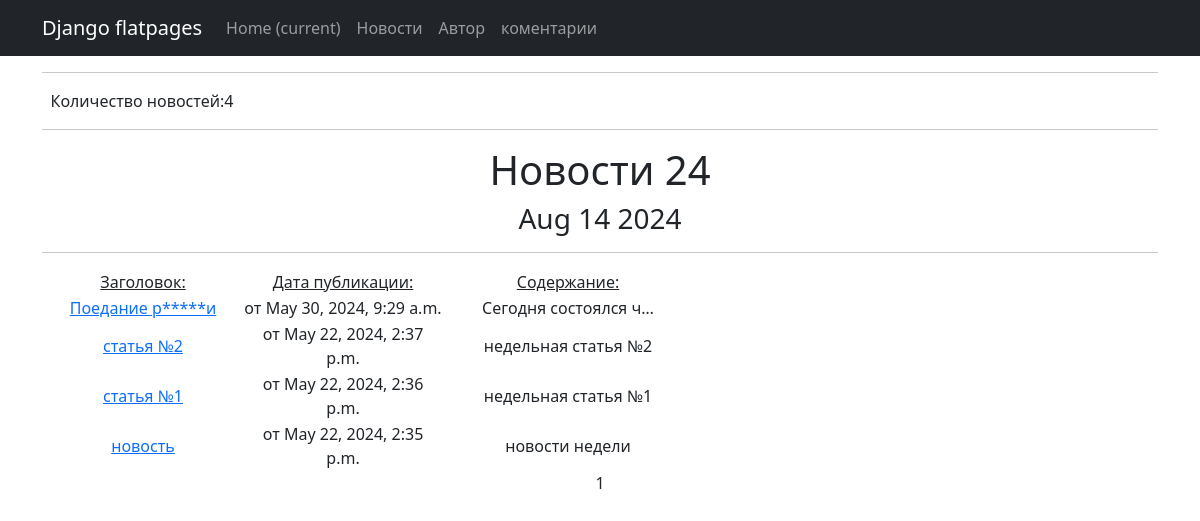
Before: /news/ with the older database file.
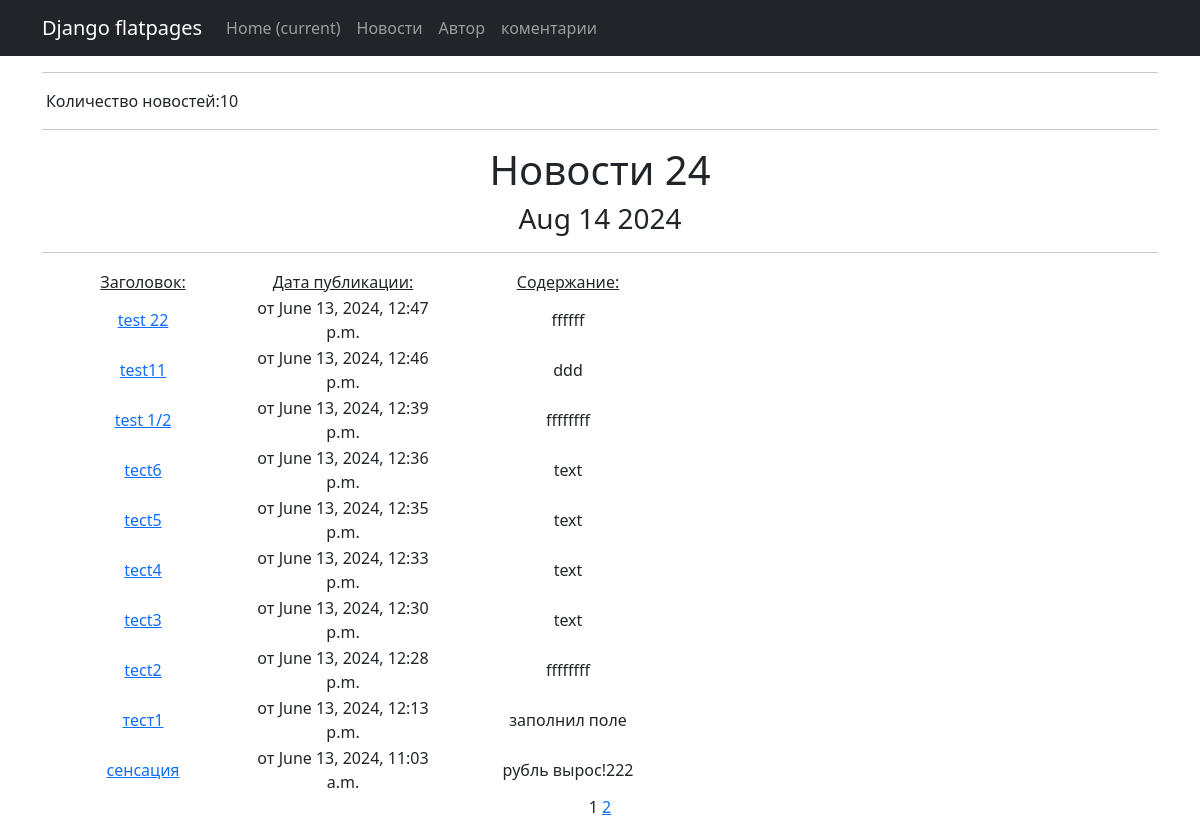
After: the same page with the newer database file.
### news/models.py (models this page shows, shortened)
class Post(models.Model):
    author = models.ForeignKey(Author, on_delete=models.CASCADE)
    categoryType = models.CharField(max_length=2, choices=CATEGORY_CHOICES, default=ARTICLE)
    dateCreation = models.DateTimeField(auto_now_add=True)
    postCategory = models.ManyToManyField(Category, through='PostCategory')
    title = models.CharField(max_length=128)
    text = models.TextField()
    rating = models.SmallIntegerField(default=0)

### news/views.py (the view)
# urls.py: path('news/', cache_page(60*1)(PostList.as_view()), name='news'),
class PostList(ListView):
    model = Post
    ordering = '-dateCreation'
    template_name = 'news.html'
    context_object_name = 'news'
    paginate_by = 10
    def get_context_data(self, **kwargs):
        context = super().get_context_data(**kwargs)
        context['time_now'] = datetime.utcnow()
        return context

### news/templatetags/custom_filters.py (called while the page is built)
@register.filter()
def censor(value):
    for i in ESK:
        value = value.replace(i[1:], '*' * len(i[1:]))
    return value

### templates/news.html (shortened to what this page needs)
{% extends 'flatpages/default.html' %}
{% load custom_filters %}
{% load custom_tags %}
{% block content %}
<hr>
<p style="width: 200px">Количество новостей:{{ news|length }}</p>
<hr>
<h1>Новости 24</h1>
   <h3>{{ time_now|date:'M d Y' }}</h3>
   <hr>
   {% if news %}
    <table style="margin-left: 1px; margin-rith: ;">
        <tr>
               <td style="width: 200px"><u>Заголовок:</u></td>
               <td style="width: 200px"><u>Дата публикации:</u></td>
               <td style="width: 200px"><u>Содержание:</u></td>
           </tr>
           {% for new in news %}
           <tr>
               <td style="width: 200px"><a href={% url 'new' new.id%} > {{new.title|censor}}</a></td>
               <td style="width: 200px">от {{new.dateCreation}}</td>
               <td style="width: 250px">{{new.text|truncatechars:20|censor}}</td>
           </tr>
           {% endfor %}
    </table>
   {% else %}
       <h2>Новостей нет!</h2>
   {% endif %}
   {{ page_obj.number }}
   {% if page_obj.has_next %}
       <a href="?page={{ page_obj.next_page_number }}">{{ page_obj.next_page_number }}</a>
   {% endif %}
{% endblock content %}

Changed rows visible on the page:
no longer on this page (row unchanged): Post: title|censor "Поедание р*****и", dateCreation "May 30, 2024, 9:29 a.m.", text|censor "Сегодня состоялся ч…"
no longer on this page (row unchanged): Post: title|censor "статья №2", dateCreation "May 22, 2024, 2:37 p.m.", text|censor "недельная статья №2"
removed Post: title|censor "статья №1", dateCreation "May 22, 2024, 2:36 p.m.", text|censor "недельная статья №1"
no longer on this page (row unchanged): Post: title|censor "новость", dateCreation "May 22, 2024, 2:35 p.m.", text|censor "новости недели"
added Post: title|censor "test 22", dateCreation "June 13, 2024, 12:47 p.m.", text|censor "ffffff"
added Post: title|censor "test11", dateCreation "June 13, 2024, 12:46 p.m.", text|censor "ddd"
added Post: title|censor "test 1/2", dateCreation "June 13, 2024, 12:39 p.m.", text|censor "ffffffff"
added Post: title|censor "tect6", dateCreation "June 13, 2024, 12:36 p.m.", text|censor "text"
added Post: title|censor "tect5", dateCreation "June 13, 2024, 12:35 p.m.", text|censor "text"
added Post: title|censor "tect4", dateCreation "June 13, 2024, 12:33 p.m.", text|censor "text"
added Post: title|censor "tect3", dateCreation "June 13, 2024, 12:30 p.m.", text|censor "text"
added Post: title|censor "tect2", dateCreation "June 13, 2024, 12:28 p.m.", text|censor "ffffffff"
added Post: title|censor "тест1", dateCreation "June 13, 2024, 12:13 p.m.", text|censor "заполнил поле"
added Post: title|censor "сенсация", dateCreation "June 13, 2024, 11:03 a.m.", text|censor "рубль вырос!222"
Other visible differences:
{{ news|length }}: "4" → "10"
{{ page_obj.next_page_number }}: (not shown) → "2"
